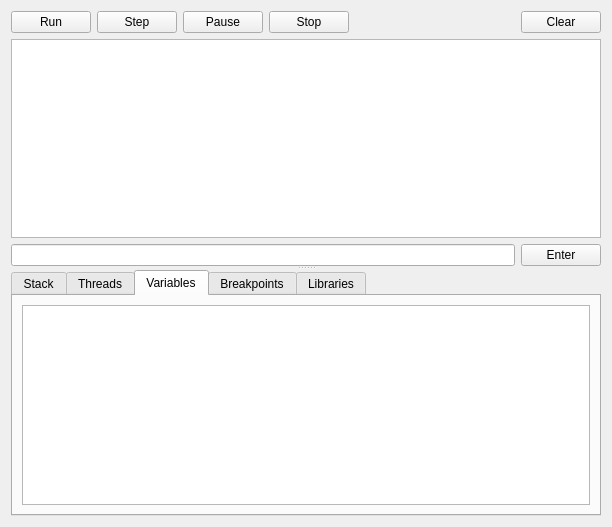
<?xml version="1.0" encoding="UTF-8"?>
<ui version="4.0">
 <class>Debugger</class>
 <widget class="QWidget" name="Debugger">
  <property name="geometry">
   <rect>
    <x>0</x>
    <y>0</y>
    <width>612</width>
    <height>527</height>
   </rect>
  </property>
  <property name="windowTitle">
   <string>Debugger</string>
  </property>
  <layout class="QVBoxLayout" name="verticalLayout">
   <item>
    <widget class="QSplitter" name="splitter">
     <property name="orientation">
      <enum>Qt::Vertical</enum>
     </property>
     <widget class="QFrame" name="frame">
      <property name="frameShape">
       <enum>QFrame::NoFrame</enum>
      </property>
      <property name="frameShadow">
       <enum>QFrame::Plain</enum>
      </property>
      <property name="lineWidth">
       <number>0</number>
      </property>
      <layout class="QVBoxLayout" name="verticalLayout_5">
       <property name="margin">
        <number>0</number>
       </property>
       <item>
        <layout class="QHBoxLayout" name="horizontalLayout">
         <property name="sizeConstraint">
          <enum>QLayout::SetMinimumSize</enum>
         </property>
         <property name="leftMargin">
          <number>0</number>
         </property>
         <property name="topMargin">
          <number>0</number>
         </property>
         <item>
          <widget class="QPushButton" name="ui_run">
           <property name="sizePolicy">
            <sizepolicy hsizetype="Minimum" vsizetype="Fixed">
             <horstretch>0</horstretch>
             <verstretch>0</verstretch>
            </sizepolicy>
           </property>
           <property name="text">
            <string>Run</string>
           </property>
           <property name="icon">
            <iconset resource="../rc/icons.qrc">
             <normaloff>:/debugger/icon_set/icons/control_play.png</normaloff>:/debugger/icon_set/icons/control_play.png</iconset>
           </property>
           <property name="flat">
            <bool>false</bool>
           </property>
          </widget>
         </item>
         <item>
          <widget class="QPushButton" name="ui_step">
           <property name="text">
            <string>Step</string>
           </property>
           <property name="icon">
            <iconset resource="../rc/icons.qrc">
             <normaloff>:/debugger/icon_set/icons/control_end.png</normaloff>:/debugger/icon_set/icons/control_end.png</iconset>
           </property>
          </widget>
         </item>
         <item>
          <widget class="QPushButton" name="ui_pause">
           <property name="text">
            <string>Pause</string>
           </property>
           <property name="icon">
            <iconset resource="../rc/icons.qrc">
             <normaloff>:/debugger/icon_set/icons/control_pause.png</normaloff>:/debugger/icon_set/icons/control_pause.png</iconset>
           </property>
          </widget>
         </item>
         <item>
          <widget class="QPushButton" name="ui_stop">
           <property name="text">
            <string>Stop</string>
           </property>
           <property name="icon">
            <iconset resource="../rc/icons.qrc">
             <normaloff>:/debugger/icon_set/icons/control_stop.png</normaloff>:/debugger/icon_set/icons/control_stop.png</iconset>
           </property>
          </widget>
         </item>
         <item>
          <spacer name="horizontalSpacer">
           <property name="orientation">
            <enum>Qt::Horizontal</enum>
           </property>
           <property name="sizeHint" stdset="0">
            <size>
             <width>40</width>
             <height>20</height>
            </size>
           </property>
          </spacer>
         </item>
         <item>
          <widget class="QPushButton" name="ui_clear">
           <property name="text">
            <string>Clear</string>
           </property>
          </widget>
         </item>
        </layout>
       </item>
       <item>
        <widget class="QTextEdit" name="ui_consoleOut">
         <property name="readOnly">
          <bool>true</bool>
         </property>
        </widget>
       </item>
       <item>
        <layout class="QHBoxLayout" name="horizontalLayout_2">
         <item>
          <widget class="QLineEdit" name="ui_consoleIn"/>
         </item>
         <item>
          <widget class="QPushButton" name="ui_consoleEnter">
           <property name="text">
            <string>Enter</string>
           </property>
          </widget>
         </item>
        </layout>
       </item>
      </layout>
     </widget>
     <widget class="QTabWidget" name="ui_tabWidget">
      <property name="sizePolicy">
       <sizepolicy hsizetype="Expanding" vsizetype="MinimumExpanding">
        <horstretch>0</horstretch>
        <verstretch>0</verstretch>
       </sizepolicy>
      </property>
      <property name="maximumSize">
       <size>
        <width>16777215</width>
        <height>16777215</height>
       </size>
      </property>
      <property name="tabShape">
       <enum>QTabWidget::Rounded</enum>
      </property>
      <property name="currentIndex">
       <number>2</number>
      </property>
      <property name="movable">
       <bool>true</bool>
      </property>
      <widget class="QWidget" name="ui_stackTab">
       <attribute name="title">
        <string>Stack</string>
       </attribute>
       <layout class="QVBoxLayout" name="verticalLayout_4">
        <item>
         <widget class="QListWidget" name="ui_stack"/>
        </item>
       </layout>
      </widget>
      <widget class="QWidget" name="ui_threadTab">
       <attribute name="title">
        <string>Threads</string>
       </attribute>
       <layout class="QVBoxLayout" name="verticalLayout_2">
        <item>
         <widget class="QListWidget" name="ui_threads"/>
        </item>
       </layout>
      </widget>
      <widget class="QWidget" name="ui_variableTab">
       <attribute name="title">
        <string>Variables</string>
       </attribute>
       <layout class="QVBoxLayout" name="verticalLayout_7">
        <item>
         <widget class="QListWidget" name="ui_variables"/>
        </item>
       </layout>
      </widget>
      <widget class="QWidget" name="ui_breakpointTab">
       <attribute name="title">
        <string>Breakpoints</string>
       </attribute>
       <layout class="QVBoxLayout" name="verticalLayout_3">
        <item>
         <widget class="QListWidget" name="ui_breakpoints"/>
        </item>
       </layout>
      </widget>
      <widget class="QWidget" name="ui_librariesTab">
       <attribute name="title">
        <string>Libraries</string>
       </attribute>
       <layout class="QVBoxLayout" name="verticalLayout_6">
        <item>
         <widget class="QListWidget" name="ui_libs">
          <property name="sizePolicy">
           <sizepolicy hsizetype="Expanding" vsizetype="Expanding">
            <horstretch>0</horstretch>
            <verstretch>0</verstretch>
           </sizepolicy>
          </property>
         </widget>
        </item>
       </layout>
      </widget>
     </widget>
    </widget>
   </item>
  </layout>
 </widget>
 <resources>
  <include location="../rc/icons.qrc"/>
 </resources>
 <connections>
  <connection>
   <sender>ui_consoleIn</sender>
   <signal>returnPressed()</signal>
   <receiver>ui_consoleEnter</receiver>
   <slot>click()</slot>
   <hints>
    <hint type="sourcelabel">
     <x>756</x>
     <y>367</y>
    </hint>
    <hint type="destinationlabel">
     <x>933</x>
     <y>374</y>
    </hint>
   </hints>
  </connection>
  <connection>
   <sender>ui_clear</sender>
   <signal>clicked()</signal>
   <receiver>ui_consoleOut</receiver>
   <slot>clear()</slot>
   <hints>
    <hint type="sourcelabel">
     <x>886</x>
     <y>27</y>
    </hint>
    <hint type="destinationlabel">
     <x>880</x>
     <y>93</y>
    </hint>
   </hints>
  </connection>
 </connections>
</ui>
